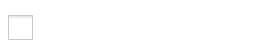
<?xml version="1.0" encoding="UTF-8"?>
<ui version="4.0">
 <class>Coordwidget</class>
 <widget class="QWidget" name="Coordwidget">
  <property name="geometry">
   <rect>
    <x>0</x>
    <y>0</y>
    <width>257</width>
    <height>55</height>
   </rect>
  </property>
  <property name="windowTitle">
   <string>Form</string>
  </property>
  <property name="styleSheet">
   <string notr="true">background-color: transparent;</string>
  </property>
  <layout class="QVBoxLayout" name="verticalLayout">
   <property name="spacing">
    <number>0</number>
   </property>
   <property name="leftMargin">
    <number>0</number>
   </property>
   <property name="topMargin">
    <number>0</number>
   </property>
   <property name="rightMargin">
    <number>0</number>
   </property>
   <property name="bottomMargin">
    <number>0</number>
   </property>
   <item>
    <widget class="QWidget" name="widget" native="true">
     <property name="styleSheet">
      <string notr="true">background-color: rgb(255, 255, 255);
</string>
     </property>
     <layout class="QHBoxLayout" name="horizontalLayout">
      <property name="spacing">
       <number>0</number>
      </property>
      <property name="leftMargin">
       <number>8</number>
      </property>
      <property name="topMargin">
       <number>0</number>
      </property>
      <property name="rightMargin">
       <number>0</number>
      </property>
      <property name="bottomMargin">
       <number>0</number>
      </property>
      <item>
       <widget class="QCheckBox" name="checkBox">
        <property name="enabled">
         <bool>true</bool>
        </property>
        <property name="minimumSize">
         <size>
          <width>0</width>
          <height>32</height>
         </size>
        </property>
        <property name="font">
         <font>
          <pointsize>-1</pointsize>
         </font>
        </property>
        <property name="mouseTracking">
         <bool>true</bool>
        </property>
        <property name="styleSheet">
         <string notr="true">QCheckBox{
	spacing:15px;
	font-size:25px;
	color:#4169e1;
	background-color:white;
}

QCheckBox::indicator{
	width:25px;
	height:25px;
}

QCheckBox:hover{
	color:#B31031;
}

QCheckBox::indicator:unchecked{
	
	
	image: url(:/icons/icons/uncheckedbox.png);
}

QCheckBox::indicator:checked{
	image: url(:/icons/icons/checkbox.ico);
}</string>
        </property>
        <property name="text">
         <string/>
        </property>
        <property name="checked">
         <bool>false</bool>
        </property>
       </widget>
      </item>
     </layout>
    </widget>
   </item>
  </layout>
 </widget>
 <resources>
  <include location="menu.qrc"/>
  <include location="D:/ms proj/TP/app/New folder/menu.qrc"/>
 </resources>
 <connections/>
</ui>
